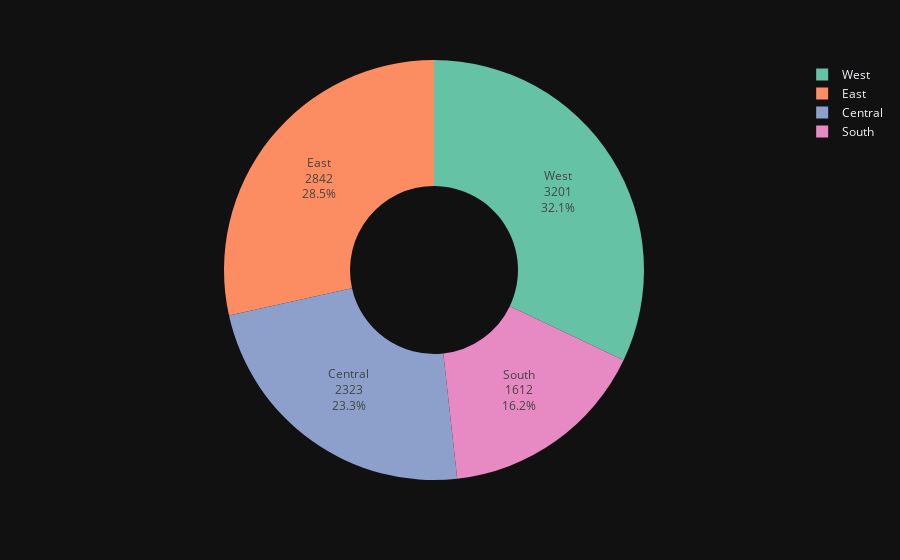

Write notebook code for a chart like this one.
### Code cell
fig = px.pie(data_frame=df_regions,names="Region",values="Number of Orders",height=600,hole=0.4)

fig.update_traces(textinfo='label+value+percent')

fig.show()

### Figure 1 — Plotly figure (JSON) as saved in the notebook; plotly's stock layout.template omitted (floating-point values rounded to 4 significant figures)
{"data": [{"domain": {"x": [0, 1], "y": [0, 1]}, "hole": 0.4, "hovertemplate": "Region=%{label}<br>Number of Orders=%{value}<extra></extra>", "labels": ["Central", "East", "South", "West"], "legendgroup": "", "name": "", "showlegend": true, "textinfo": "label+value+percent", "type": "pie", "values": [2323, 2842, 1612, 3201]}], "layout": {"autosize": true, "legend": {"tracegroupgap": 0}, "margin": {"t": 60}}}
